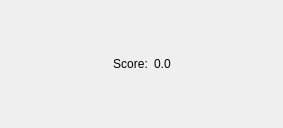
<?xml version="1.0" encoding="UTF-8"?>
<ui version="4.0">
 <class>ServicesimScoreWidget</class>
 <widget class="QWidget" name="ServicesimScoreWidget">
  <property name="geometry">
   <rect>
    <x>0</x>
    <y>0</y>
    <width>283</width>
    <height>128</height>
   </rect>
  </property>
  <property name="windowTitle">
   <string>ServiceSim Score</string>
  </property>
  <layout class="QVBoxLayout" name="verticalLayout">
   <item>
    <spacer name="verticalSpacer">
     <property name="orientation">
      <enum>Qt::Vertical</enum>
     </property>
     <property name="sizeHint" stdset="0">
      <size>
       <width>20</width>
       <height>35</height>
      </size>
     </property>
    </spacer>
   </item>
   <item>
    <layout class="QHBoxLayout" name="horizontalLayout">
     <item>
      <spacer name="horizontalSpacer_9">
       <property name="orientation">
        <enum>Qt::Horizontal</enum>
       </property>
       <property name="sizeHint" stdset="0">
        <size>
         <width>40</width>
         <height>20</height>
        </size>
       </property>
      </spacer>
     </item>
     <item>
      <widget class="QLabel" name="Scorelabel">
       <property name="text">
        <string>Score:</string>
       </property>
       <property name="alignment">
        <set>Qt::AlignCenter</set>
       </property>
      </widget>
     </item>
     <item>
      <widget class="QLabel" name="score_value">
       <property name="toolTip">
        <string>Current_Score_value</string>
       </property>
       <property name="text">
        <string>0.0</string>
       </property>
      </widget>
     </item>
     <item>
      <spacer name="horizontalSpacer_10">
       <property name="orientation">
        <enum>Qt::Horizontal</enum>
       </property>
       <property name="sizeHint" stdset="0">
        <size>
         <width>40</width>
         <height>20</height>
        </size>
       </property>
      </spacer>
     </item>
    </layout>
   </item>
   <item>
    <spacer name="verticalSpacer_2">
     <property name="orientation">
      <enum>Qt::Vertical</enum>
     </property>
     <property name="sizeHint" stdset="0">
      <size>
       <width>20</width>
       <height>35</height>
      </size>
     </property>
    </spacer>
   </item>
  </layout>
 </widget>
 <resources/>
 <connections/>
</ui>
